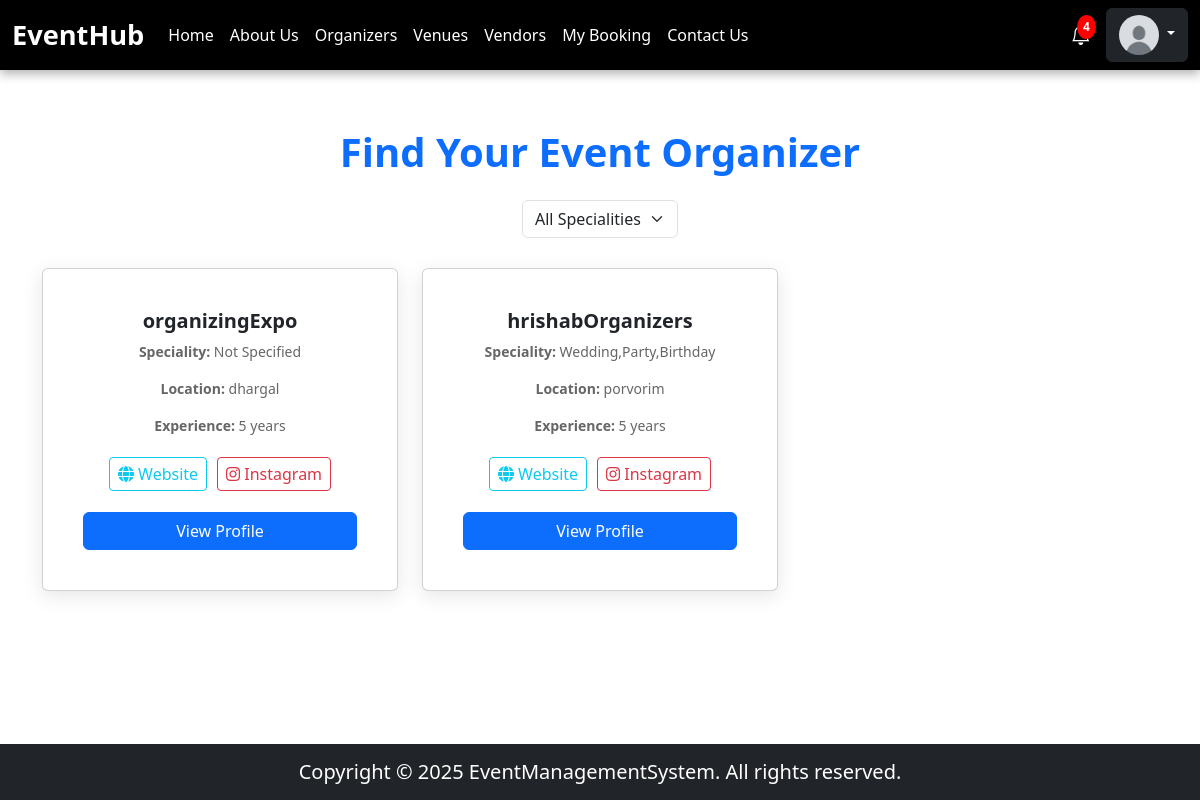
Screenshot of /pages/organizers/organizers.php (signed in) with the database file from the repository.
### tables this page shows
CREATE TABLE `users` (
  `id` int(11) NOT NULL,
  `username` varchar(255) NOT NULL,
  `email` varchar(255) NOT NULL,
  `phone` varchar(20) NOT NULL,
  `password` varchar(255) NOT NULL,
  `location` varchar(255) NOT NULL,
  `role` enum('user','organizer','vendor','venue_owner') NOT NULL,
  `profile_picture` varchar(255) DEFAULT NULL,
  `created_at` timestamp NOT NULL DEFAULT current_timestamp()
);

CREATE TABLE `organizers` (
  `id` int(11) NOT NULL,
  `user_id` int(11) NOT NULL,
  `company_name` varchar(255) NOT NULL,
  `experience` int(11) NOT NULL CHECK (`experience` >= 0),
  `website` varchar(255) DEFAULT NULL,
  `instagram` varchar(255) DEFAULT NULL,
  `speciality` text NOT NULL,
  `description` text DEFAULT NULL
);

### pages/organizers/organizers.php (the view, shortened to what this page needs)
<?php
include("../../database/databaseConnection.php");
$query = "SELECT o.id, o.company_name, o.experience, o.website, o.instagram, o.speciality,
                 u.username, u.location
          FROM organizers o
          JOIN users u ON o.user_id = u.id";
$result = $conn->query($query);
$organizers = $result->fetch_all(MYSQLI_ASSOC);
?>
<!DOCTYPE html>
<html lang="en">
<head>
    <link rel="stylesheet" href="https://cdn.jsdelivr.net/npm/bootstrap@5.3.0/dist/css/bootstrap.min.css">
    <link rel="stylesheet" href="https://cdnjs.cloudflare.com/ajax/libs/font-awesome/6.4.2/css/all.min.css">
    <link rel="stylesheet" href="../../public/styles/style.css">
</head>
<body>
    <?php include("../../components/header.php"); ?>
    <div class="container mt-5">
        <h1 class="text-center text-primary fw-bold mb-4">Find Your Event Organizer</h1>
        <div class="filter-section text-center">
            <select id="specialityFilter" class="form-select w-auto d-inline-block">
                <option value="">All Specialities</option>
            </select>
        </div>
        <div class="row g-4" id="organizerList">
            <?php foreach ($organizers as $organizer) { ?>
                <div class="col-lg-4 col-md-6 col-sm-12 organizer-card-container" data-speciality="<?= htmlspecialchars($organizer['speciality']) ?>">
                    <div class="card organizer-card text-center p-4">
                        <div class="card-body">
                            <h5 class="card-title text-dark">
                                <?= !empty($organizer['company_name']) ? htmlspecialchars($organizer['company_name']) : 'Not Available' ?>
                            </h5>
                            <p><strong>Speciality:</strong> <?= !empty($organizer['speciality']) ? htmlspecialchars($organizer['speciality']) : 'Not Specified' ?></p>
                            <p><strong>Location:</strong> <?= !empty($organizer['location']) ? htmlspecialchars($organizer['location']) : 'Not Provided' ?></p>
                            <p><strong>Experience:</strong> <?= isset($organizer['experience']) ? htmlspecialchars($organizer['experience']) : '0' ?> years</p>
                            <div class="social-buttons d-flex justify-content-center">
                                <?php if (!empty($organizer['website'])) { ?>
                                    <a href="<?= htmlspecialchars($organizer['website']) ?>" target="_blank" class="btn btn-outline-info btn-sm"><i class="fa fa-globe"></i> Website</a>
                                <?php } ?>
                                <?php if (!empty($organizer['instagram'])) { ?>
                                    <a href="<?= htmlspecialchars($organizer['instagram']) ?>" target="_blank" class="btn btn-outline-danger btn-sm"><i class="fab fa-instagram"></i> Instagram</a>
                                <?php } ?>
                            </div>
                            <a href="organizerDetails.php?id=<?= $organizer['id'] ?>" class="btn btn-primary w-100 mt-3">View Profile</a>
                        </div>
                    </div>
                </div>
            <?php } ?>
        </div>
    </div>
    <?php include("../../components/footer.php"); ?>
</body>
</html>

### components/header.php (shortened to what this page needs)
<?php
include(__DIR__ . "/../database/databaseConnection.php");
$profilePic = "/EventManagementSystem/uploads/profilePics/default.png";
$unreadNotifications = 0;
if (isset($_SESSION['user_id'])) {
    $user_id = $_SESSION['user_id'];
    $query = "SELECT profile_picture, role FROM users WHERE id = ?";
    $stmt = mysqli_prepare($conn, $query);
    mysqli_stmt_bind_param($stmt, "i", $user_id);
    mysqli_stmt_execute($stmt);
    $result = mysqli_stmt_get_result($stmt);
    if ($row = mysqli_fetch_assoc($result)) {
        if (!empty($row['profile_picture'])) {
            $profilePic = $row['profile_picture'];
        }
    }
    $notifQuery = "SELECT COUNT(*) AS unread_count FROM notifications WHERE user_id = ? AND status = 'unread'";
    $notifStmt = mysqli_prepare($conn, $notifQuery);
    mysqli_stmt_bind_param($notifStmt, "i", $user_id);
    mysqli_stmt_execute($notifStmt);
    $notifResult = mysqli_stmt_get_result($notifStmt);
    if ($notifRow = mysqli_fetch_assoc($notifResult)) {
        $unreadNotifications = $notifRow['unread_count'];
    }
}
?>
<!DOCTYPE html>
<html lang="en">
<head>
    <link href="https://cdn.jsdelivr.net/npm/bootstrap@5.3.0/dist/css/bootstrap.min.css" rel="stylesheet">
    <link rel="stylesheet" href="https://cdn.jsdelivr.net/npm/bootstrap-icons/font/bootstrap-icons.css">
</head>
<body>
<nav class="navbar navbar-expand-lg navbar-dark">
    <div class="container-fluid">
        <a class="navbar-brand" href="/EventManagementSystem/">EventHub</a>
        <div class="collapse navbar-collapse" id="navbarNav">
            <ul class="navbar-nav me-auto">
                <li class="nav-item"><a class="nav-link" href="/EventManagementSystem/">Home</a></li>
                <li class="nav-item"><a class="nav-link" href="/EventManagementSystem/pages/aboutus.php">About Us</a></li>
                <li class="nav-item"><a class="nav-link" href="/EventManagementSystem/pages/organizers/organizers.php">Organizers</a></li>
                <li class="nav-item"><a class="nav-link" href="/EventManagementSystem/pages/venue/venues.php">Venues</a></li>
                <li class="nav-item"><a class="nav-link" href="/EventManagementSystem/pages/vendors/vendors.php">Vendors</a></li>
                <?php if (isset($_SESSION['user_id'])){ ?>
                    <li class="nav-item"><a class="nav-link" href="/EventManagementSystem/pages/myBooking.php">My Booking</a></li>
                <?php } ?>
                <li class="nav-item"><a class="nav-link" href="/EventManagementSystem/pages/contactUs.php">Contact Us</a></li>
            </ul>
            <?php if (!isset($_SESSION['user_id'])): ?>
                <div class="d-flex">
                    <a href="/EventManagementSystem/pages/login.php" class="btn btn-outline-light me-2">Login</a>
                    <a href="/EventManagementSystem/pages/register.php" class="btn btn-warning">Register</a>
                </div>
            <?php else: ?>
                <div class="d-flex align-items-center">
                    <a href="/EventManagementSystem/pages/notifications.php" class="notification-icon">
                        <?php if ($unreadNotifications > 0): ?>
                            <span class="notif-badge"><?php echo $unreadNotifications; ?></span>
                        <?php endif; ?>
                    </a>
                    <div class="dropdown">
                        <button class="btn btn-dark dropdown-toggle" type="button" data-bs-toggle="dropdown" aria-expanded="false">
                            <img src="<?php echo htmlspecialchars($profilePic, ENT_QUOTES, 'UTF-8'); ?>" alt="Profile Picture" class="profile-pic">
                        </button>
                    </div>
                </div>
            <?php endif; ?>
        </div>
    </div>
</nav>
</body>
</html>

### public/styles/style.css (style rules this page uses)
html, body { height: 100%; display: flex; flex-direction: column; }

### pages/organizers/organizers.php (style rules this page uses)
body { background-color: #f4f7fc; font-family: 'Poppins', sans-serif; }
.container { max-width: 1200px; }
.organizer-card { border-radius: 12px; box-shadow: 0px 5px 20px rgba(0, 0, 0, 0.1); transition: transform 0.3s ease-in-out, box-shadow 0.3s ease-in-out; background: #fff; overflow: hidden; padding: 20px; }
.card-title { font-weight: 600; color: #333; }
.card p { font-size: 14px; color: #666; }
.social-buttons a { margin: 5px; font-size: 16px; }
.filter-section { margin-bottom: 30px; }

### components/header.php (style rules this page uses)
.navbar { position: fixed; top: 0; width: 100%; z-index: 1000; background: #000; box-shadow: 0 4px 10px rgba(0, 0, 0, 0.3); }
.navbar-brand { font-size: 1.7rem; font-weight: bold; color: white; }
.navbar-nav .nav-link { color: white; }
.profile-pic { width: 40px; height: 40px; border-radius: 50%; }
.notification-icon { position: relative; display: inline-block; color: white; font-size: 20px; margin-right: 15px; cursor: pointer; }
.notif-badge { position: absolute; top: -5px; right: -5px; background: red; color: white; font-size: 12px; font-weight: bold; border-radius: 50%; padding: 3px 6px; }

### rows the page displays
users: profile_picture (placeholder picture)
organizers: company_name "organizingExpo", speciality "Not Specified", user.location "dhargal", experience "5"
organizers: company_name "hrishabOrganizers", speciality "Wedding,Party,Birthday", user.location "porvorim", experience "5"

### other values shown
$unreadNotifications "4"
